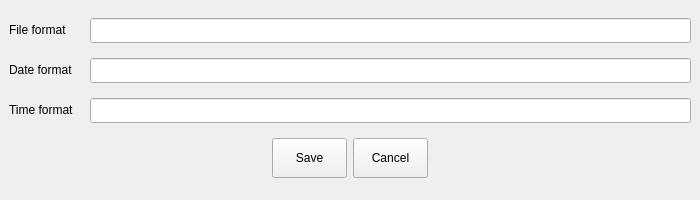
<?xml version="1.0" encoding="UTF-8"?>
<ui version="4.0">
 <class>MainWindow</class>
 <widget class="QMainWindow" name="MainWindow">
  <property name="geometry">
   <rect>
    <x>0</x>
    <y>0</y>
    <width>700</width>
    <height>200</height>
   </rect>
  </property>
  <property name="minimumSize">
   <size>
    <width>700</width>
    <height>200</height>
   </size>
  </property>
  <property name="maximumSize">
   <size>
    <width>700</width>
    <height>200</height>
   </size>
  </property>
  <property name="windowTitle">
   <string>MainWindow</string>
  </property>
  <widget class="QWidget" name="centralwidget">
   <layout class="QVBoxLayout" name="verticalLayout">
    <item>
     <layout class="QHBoxLayout" name="horizontalLayout">
      <item>
       <widget class="QLabel" name="label">
        <property name="minimumSize">
         <size>
          <width>75</width>
          <height>20</height>
         </size>
        </property>
        <property name="maximumSize">
         <size>
          <width>75</width>
          <height>20</height>
         </size>
        </property>
        <property name="text">
         <string>File format</string>
        </property>
       </widget>
      </item>
      <item>
       <widget class="QLineEdit" name="le_file_format">
        <property name="minimumSize">
         <size>
          <width>0</width>
          <height>25</height>
         </size>
        </property>
        <property name="maximumSize">
         <size>
          <width>16777215</width>
          <height>25</height>
         </size>
        </property>
       </widget>
      </item>
     </layout>
    </item>
    <item>
     <layout class="QHBoxLayout" name="horizontalLayout_2">
      <item>
       <widget class="QLabel" name="label_2">
        <property name="minimumSize">
         <size>
          <width>75</width>
          <height>20</height>
         </size>
        </property>
        <property name="maximumSize">
         <size>
          <width>75</width>
          <height>20</height>
         </size>
        </property>
        <property name="text">
         <string>Date format</string>
        </property>
       </widget>
      </item>
      <item>
       <widget class="QLineEdit" name="le_date_format">
        <property name="minimumSize">
         <size>
          <width>0</width>
          <height>25</height>
         </size>
        </property>
        <property name="maximumSize">
         <size>
          <width>16777215</width>
          <height>25</height>
         </size>
        </property>
       </widget>
      </item>
     </layout>
    </item>
    <item>
     <layout class="QHBoxLayout" name="horizontalLayout_3">
      <item>
       <widget class="QLabel" name="label_3">
        <property name="minimumSize">
         <size>
          <width>75</width>
          <height>20</height>
         </size>
        </property>
        <property name="maximumSize">
         <size>
          <width>75</width>
          <height>20</height>
         </size>
        </property>
        <property name="text">
         <string>Time format</string>
        </property>
       </widget>
      </item>
      <item>
       <widget class="QLineEdit" name="le_time_format">
        <property name="minimumSize">
         <size>
          <width>0</width>
          <height>25</height>
         </size>
        </property>
        <property name="maximumSize">
         <size>
          <width>16777215</width>
          <height>25</height>
         </size>
        </property>
       </widget>
      </item>
     </layout>
    </item>
    <item>
     <layout class="QHBoxLayout" name="horizontalLayout_4">
      <item>
       <spacer name="horizontalSpacer">
        <property name="orientation">
         <enum>Qt::Orientation::Horizontal</enum>
        </property>
        <property name="sizeHint" stdset="0">
         <size>
          <width>40</width>
          <height>20</height>
         </size>
        </property>
       </spacer>
      </item>
      <item>
       <widget class="QPushButton" name="b_ok">
        <property name="minimumSize">
         <size>
          <width>75</width>
          <height>40</height>
         </size>
        </property>
        <property name="maximumSize">
         <size>
          <width>75</width>
          <height>40</height>
         </size>
        </property>
        <property name="text">
         <string>Save</string>
        </property>
       </widget>
      </item>
      <item>
       <widget class="QPushButton" name="b_cancel">
        <property name="minimumSize">
         <size>
          <width>75</width>
          <height>40</height>
         </size>
        </property>
        <property name="maximumSize">
         <size>
          <width>75</width>
          <height>40</height>
         </size>
        </property>
        <property name="text">
         <string>Cancel</string>
        </property>
       </widget>
      </item>
      <item>
       <spacer name="horizontalSpacer_2">
        <property name="orientation">
         <enum>Qt::Orientation::Horizontal</enum>
        </property>
        <property name="sizeHint" stdset="0">
         <size>
          <width>40</width>
          <height>20</height>
         </size>
        </property>
       </spacer>
      </item>
     </layout>
    </item>
   </layout>
  </widget>
 </widget>
 <resources/>
 <connections/>
</ui>
